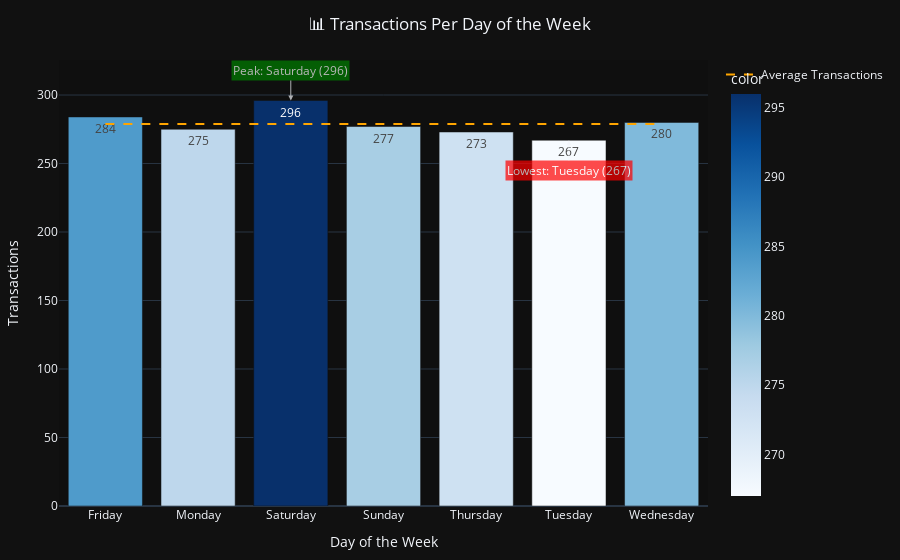

Here is the notebook cell this chart was saved with:
### Markdown cell above
# 3.Time-Based Pattern Analysis

### Code cell
import plotly.express as px
import plotly.graph_objects as go
transactions_per_day = df.groupby("day_of_week")["transaction_id"].nunique()

fig = px.bar(
    transactions_per_day, 
    x=transactions_per_day.index, 
    y=transactions_per_day.values, 
    title="📊 Transactions Per Day of the Week", 
    labels={"x": "Day of the Week", "y": "Number of Transactions"},
    color=transactions_per_day.values,
    color_continuous_scale="Blues",
    text=transactions_per_day.values 
)

# Highlight the days with the highest and lowest transactions
max_day = transactions_per_day.idxmax()
max_value = transactions_per_day.max()
min_day = transactions_per_day.idxmin()
min_value = transactions_per_day.min()

# Annotating the highest and lowest transaction days
fig.add_annotation(
    x=max_day, 
    y=max_value, 
    text=f"Peak: {max_day} ({max_value})", 
    showarrow=True, 
    arrowhead=2, 
    ax=0, 
    ay=-30,
    font=dict(size=12, color="white"),
    bgcolor="green",
    opacity=0.7
)

fig.add_annotation(
    x=min_day, 
    y=min_value, 
    text=f"Lowest: {min_day} ({min_value})", 
    showarrow=True, 
    arrowhead=2, 
    ax=0, 
    ay=30,
    font=dict(size=12, color="white"),
    bgcolor="red",
    opacity=0.7
)

# Add a trendline for average transactions across days of the week
avg_transactions = transactions_per_day.mean()
fig.add_trace(go.Scatter(
    x=transactions_per_day.index, 
    y=[avg_transactions] * len(transactions_per_day), 
    mode="lines", 
    name="Average Transactions",
    line=dict(color="orange", dash="dash")
))


fig.update_layout(
    title_x=0.5,  
    xaxis=dict(
        tickmode="array",
        tickvals=transactions_per_day.index,
        ticktext=[f"{day}" for day in transactions_per_day.index],
        title="Day of the Week"
    ),
    yaxis=dict(
        title="Transactions"
    ),
    hovermode="closest",  
    template="plotly_dark", 
    plot_bgcolor='rgba(0, 0, 0, 0.1)',
    margin=dict(l=40, r=40, t=60, b=40)  
)

fig.show()

### Figure 1 — Plotly figure (JSON) as saved in the notebook; plotly's stock layout.template omitted (floating-point values rounded to 4 significant figures)
{"data": [{"hovertemplate": "day_of_week=%{x}<br>Number of Transactions=%{y}<br>text=%{text}<br>color=%{marker.color}<extra></extra>", "legendgroup": "", "marker": {"color": [284, 275, 296, 277, 273, 267, 280], "coloraxis": "coloraxis", "pattern": {"shape": ""}}, "name": "", "orientation": "v", "showlegend": false, "text": [284.0, 275.0, 296.0, 277.0, 273.0, 267.0, 280.0], "textposition": "auto", "type": "bar", "x": ["Friday", "Monday", "Saturday", "Sunday", "Thursday", "Tuesday", "Wednesday"], "xaxis": "x", "y": [284, 275, 296, 277, 273, 267, 280], "yaxis": "y"}, {"line": {"color": "orange", "dash": "dash"}, "mode": "lines", "name": "Average Transactions", "type": "scatter", "x": ["Friday", "Monday", "Saturday", "Sunday", "Thursday", "Tuesday", "Wednesday"], "y": [278.9, 278.9, 278.9, 278.9, 278.9, 278.9, 278.9]}], "layout": {"annotations": [{"arrowhead": 2, "ax": 0, "ay": -30, "bgcolor": "green", "font": {"color": "white", "size": 12}, "opacity": 0.7, "showarrow": true, "text": "Peak: Saturday (296)", "x": "Saturday", "y": 296}, {"arrowhead": 2, "ax": 0, "ay": 30, "bgcolor": "red", "font": {"color": "white", "size": 12}, "opacity": 0.7, "showarrow": true, "text": "Lowest: Tuesday (267)", "x": "Tuesday", "y": 267}], "barmode": "relative", "coloraxis": {"colorbar": {"title": {"text": "color"}}, "colorscale": [[0, "rgb(247,251,255)"], [0.125, "rgb(222,235,247)"], [0.25, "rgb(198,219,239)"], [0.375, "rgb(158,202,225)"], [0.5, "rgb(107,174,214)"], [0.625, "rgb(66,146,198)"], [0.75, "rgb(33,113,181)"], [0.875, "rgb(8,81,156)"], [1, "rgb(8,48,107)"]]}, "hovermode": "closest", "legend": {"tracegroupgap": 0}, "margin": {"b": 40, "l": 40, "r": 40, "t": 60}, "plot_bgcolor": "rgba(0, 0, 0, 0.1)", "title": {"text": "📊 Transactions Per Day of the Week", "x": 0.5}, "xaxis": {"anchor": "y", "domain": [0, 1], "tickmode": "array", "ticktext": ["Friday", "Monday", "Saturday", "Sunday", "Thursday", "Tuesday", "Wednesday"], "tickvals": ["Friday", "Monday", "Saturday", "Sunday", "Thursday", "Tuesday", "Wednesday"], "title": {"text": "Day of the Week"}}, "yaxis": {"anchor": "x", "domain": [0, 1], "title": {"text": "Transactions"}}}}
